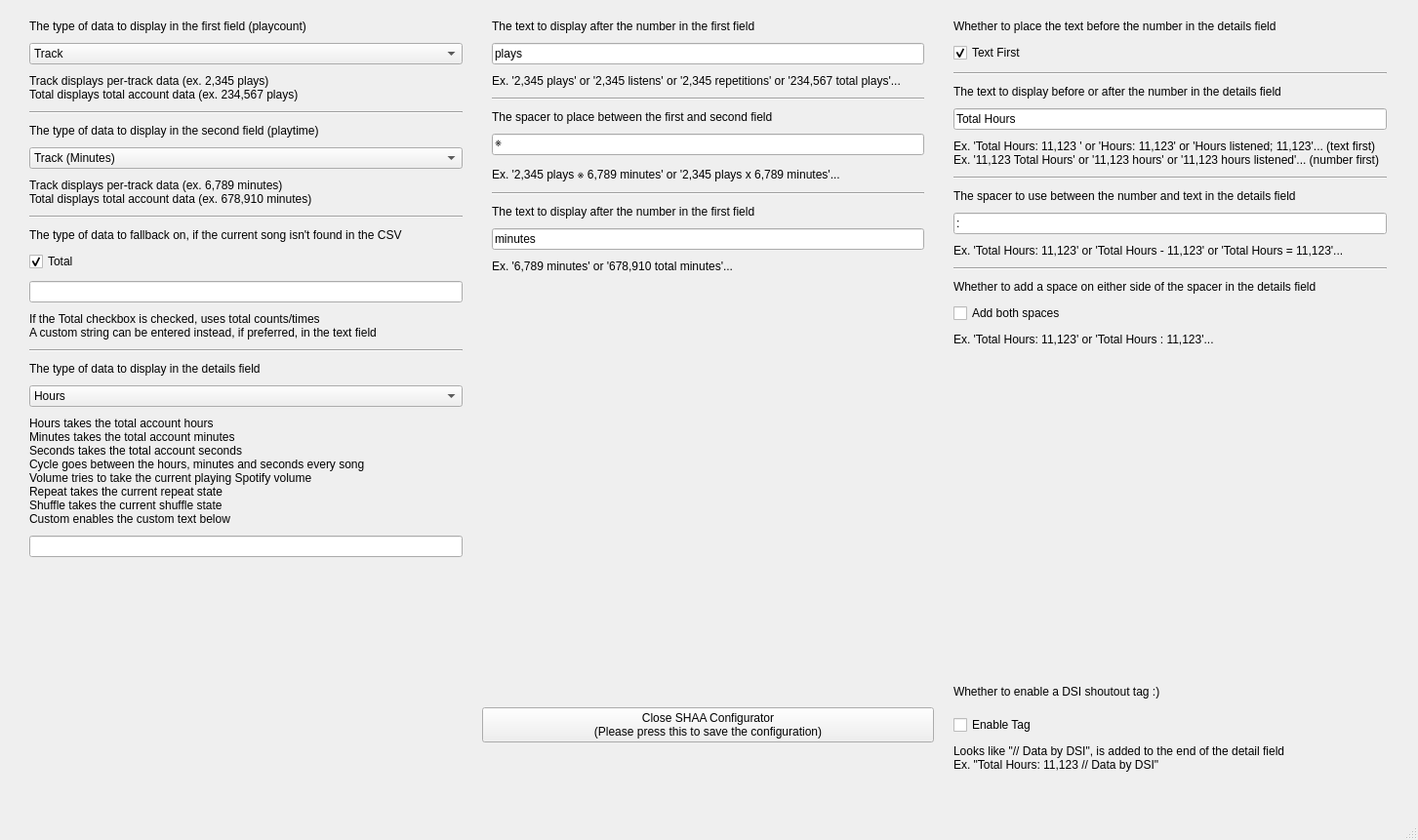
<?xml version="1.0" encoding="UTF-8"?>
<ui version="4.0">
 <class>SHAAWindow</class>
 <widget class="QMainWindow" name="SHAAWindow">
  <property name="geometry">
   <rect>
    <x>0</x>
    <y>0</y>
    <width>1453</width>
    <height>861</height>
   </rect>
  </property>
  <property name="windowTitle">
   <string>SHAAWindow</string>
  </property>
  <widget class="QWidget" name="centralwidget">
   <widget class="QWidget" name="gridLayoutWidget">
    <property name="geometry">
     <rect>
      <x>0</x>
      <y>0</y>
      <width>1451</width>
      <height>811</height>
     </rect>
    </property>
    <layout class="QGridLayout" name="mainLayout">
     <property name="leftMargin">
      <number>20</number>
     </property>
     <property name="topMargin">
      <number>10</number>
     </property>
     <property name="rightMargin">
      <number>20</number>
     </property>
     <property name="bottomMargin">
      <number>10</number>
     </property>
     <property name="spacing">
      <number>10</number>
     </property>
     <item row="1" column="1">
      <layout class="QVBoxLayout" name="bottomLeftGrid">
       <item>
        <spacer name="verticalSpacer">
         <property name="orientation">
          <enum>Qt::Orientation::Vertical</enum>
         </property>
         <property name="sizeType">
          <enum>QSizePolicy::Policy::Fixed</enum>
         </property>
         <property name="sizeHint" stdset="0">
          <size>
           <width>20</width>
           <height>40</height>
          </size>
         </property>
        </spacer>
       </item>
       <item>
        <widget class="QPushButton" name="pushButton">
         <property name="text">
          <string>Close SHAA Configurator
(Please press this to save the configuration)</string>
         </property>
        </widget>
       </item>
       <item>
        <spacer name="verticalSpacer_2">
         <property name="orientation">
          <enum>Qt::Orientation::Vertical</enum>
         </property>
         <property name="sizeType">
          <enum>QSizePolicy::Policy::Fixed</enum>
         </property>
         <property name="sizeHint" stdset="0">
          <size>
           <width>20</width>
           <height>40</height>
          </size>
         </property>
        </spacer>
       </item>
      </layout>
     </item>
     <item row="0" column="1">
      <layout class="QGridLayout" name="topMidGrid">
       <property name="leftMargin">
        <number>10</number>
       </property>
       <property name="topMargin">
        <number>10</number>
       </property>
       <property name="rightMargin">
        <number>10</number>
       </property>
       <property name="bottomMargin">
        <number>10</number>
       </property>
       <property name="horizontalSpacing">
        <number>5</number>
       </property>
       <property name="verticalSpacing">
        <number>10</number>
       </property>
       <item row="2" column="0">
        <widget class="QLabel" name="songInfoFormatPlaysTooltip">
         <property name="text">
          <string>Ex. '2,345 plays' or '2,345 listens' or '2,345 repetitions' or '234,567 total plays'...</string>
         </property>
        </widget>
       </item>
       <item row="10" column="0">
        <widget class="QLabel" name="songInfoFormatMinsHeader">
         <property name="text">
          <string>The text to display after the number in the first field</string>
         </property>
        </widget>
       </item>
       <item row="5" column="0">
        <widget class="QLineEdit" name="songInfoSpacerText">
         <property name="text">
          <string>※</string>
         </property>
        </widget>
       </item>
       <item row="12" column="0">
        <widget class="QLabel" name="songInfoFormatMinsTooltip">
         <property name="text">
          <string>Ex. '6,789 minutes' or '678,910 total minutes'...</string>
         </property>
        </widget>
       </item>
       <item row="11" column="0">
        <widget class="QLineEdit" name="songInfoFormatMinsText">
         <property name="text">
          <string>minutes</string>
         </property>
        </widget>
       </item>
       <item row="4" column="0">
        <widget class="QLabel" name="songInfoSpacerHeader">
         <property name="text">
          <string>The spacer to place between the first and second field</string>
         </property>
        </widget>
       </item>
       <item row="0" column="0">
        <widget class="QLabel" name="songInfoFormatPlaysHeader">
         <property name="text">
          <string>The text to display after the number in the first field</string>
         </property>
        </widget>
       </item>
       <item row="9" column="0">
        <widget class="Line" name="songInfoSpacerLine">
         <property name="orientation">
          <enum>Qt::Orientation::Horizontal</enum>
         </property>
        </widget>
       </item>
       <item row="6" column="0">
        <widget class="QLabel" name="songInfoSpacerTooltip">
         <property name="text">
          <string>Ex. '2,345 plays ※ 6,789 minutes' or '2,345 plays x 6,789 minutes'...</string>
         </property>
        </widget>
       </item>
       <item row="3" column="0">
        <widget class="Line" name="songInfoFormatPlaysLine">
         <property name="orientation">
          <enum>Qt::Orientation::Horizontal</enum>
         </property>
        </widget>
       </item>
       <item row="1" column="0">
        <widget class="QLineEdit" name="songInfoFormatPlaysText">
         <property name="text">
          <string>plays</string>
         </property>
        </widget>
       </item>
       <item row="13" column="0">
        <spacer name="verticalSpacer_3">
         <property name="orientation">
          <enum>Qt::Orientation::Vertical</enum>
         </property>
         <property name="sizeHint" stdset="0">
          <size>
           <width>20</width>
           <height>40</height>
          </size>
         </property>
        </spacer>
       </item>
      </layout>
     </item>
     <item row="0" column="0">
      <layout class="QGridLayout" name="topLeftGrid">
       <property name="leftMargin">
        <number>10</number>
       </property>
       <property name="topMargin">
        <number>10</number>
       </property>
       <property name="rightMargin">
        <number>10</number>
       </property>
       <property name="bottomMargin">
        <number>10</number>
       </property>
       <property name="horizontalSpacing">
        <number>5</number>
       </property>
       <property name="verticalSpacing">
        <number>10</number>
       </property>
       <item row="13" column="0">
        <widget class="QLabel" name="shaaInfoDetailsHeader">
         <property name="text">
          <string>The type of data to display in the details field</string>
         </property>
        </widget>
       </item>
       <item row="11" column="0">
        <widget class="QLabel" name="shaaFallbackTooltip">
         <property name="text">
          <string>If the Total checkbox is checked, uses total counts/times
A custom string can be entered instead, if preferred, in the text field</string>
         </property>
        </widget>
       </item>
       <item row="0" column="0">
        <widget class="QLabel" name="songInfoField1Header">
         <property name="text">
          <string>The type of data to display in the first field (playcount)</string>
         </property>
        </widget>
       </item>
       <item row="10" column="0">
        <widget class="QLineEdit" name="shaaFallbackText">
         <property name="readOnly">
          <bool>false</bool>
         </property>
        </widget>
       </item>
       <item row="2" column="0">
        <widget class="QLabel" name="songInfoField1Tooltip">
         <property name="text">
          <string>&lt;html&gt;&lt;head/&gt;&lt;body&gt;&lt;p&gt;Track displays per-track data (ex. 2,345 plays)&lt;br&gt;Total displays total account data (ex. 234,567 plays)&lt;/p&gt;&lt;/body&gt;&lt;/html&gt;</string>
         </property>
        </widget>
       </item>
       <item row="3" column="0">
        <widget class="Line" name="songInfoField1Line">
         <property name="orientation">
          <enum>Qt::Orientation::Horizontal</enum>
         </property>
        </widget>
       </item>
       <item row="8" column="0">
        <widget class="QLabel" name="shaaFallbackHeader">
         <property name="text">
          <string>The type of data to fallback on, if the current song isn't found in the CSV</string>
         </property>
        </widget>
       </item>
       <item row="17" column="0">
        <widget class="QLineEdit" name="shaaInfoDetailsCustomText"/>
       </item>
       <item row="7" column="0">
        <widget class="Line" name="songInfoField2Line">
         <property name="orientation">
          <enum>Qt::Orientation::Horizontal</enum>
         </property>
        </widget>
       </item>
       <item row="14" column="0">
        <widget class="QComboBox" name="shaaInfoDetailsDropdown">
         <item>
          <property name="text">
           <string>Hours</string>
          </property>
         </item>
         <item>
          <property name="text">
           <string>Minutes</string>
          </property>
         </item>
         <item>
          <property name="text">
           <string>Seconds</string>
          </property>
         </item>
         <item>
          <property name="text">
           <string>Cycle</string>
          </property>
         </item>
         <item>
          <property name="text">
           <string>Volume</string>
          </property>
         </item>
         <item>
          <property name="text">
           <string>Repeat</string>
          </property>
         </item>
         <item>
          <property name="text">
           <string>Shuffle</string>
          </property>
         </item>
         <item>
          <property name="text">
           <string>Custom</string>
          </property>
         </item>
        </widget>
       </item>
       <item row="9" column="0">
        <widget class="QCheckBox" name="shaaFallbackTotalCheck">
         <property name="text">
          <string>Total</string>
         </property>
         <property name="checked">
          <bool>true</bool>
         </property>
        </widget>
       </item>
       <item row="1" column="0">
        <widget class="QComboBox" name="songInfoField1Dropdown">
         <item>
          <property name="text">
           <string>Track</string>
          </property>
         </item>
         <item>
          <property name="text">
           <string>Total</string>
          </property>
         </item>
        </widget>
       </item>
       <item row="4" column="0">
        <widget class="QLabel" name="songInfoField2Header">
         <property name="text">
          <string>The type of data to display in the second field (playtime)</string>
         </property>
        </widget>
       </item>
       <item row="15" column="0">
        <widget class="QLabel" name="shaaInfoDetailsTooltip">
         <property name="text">
          <string>Hours takes the total account hours
Minutes takes the total account minutes
Seconds takes the total account seconds
Cycle goes between the hours, minutes and seconds every song
Volume tries to take the current playing Spotify volume
Repeat takes the current repeat state
Shuffle takes the current shuffle state
Custom enables the custom text below</string>
         </property>
        </widget>
       </item>
       <item row="6" column="0">
        <widget class="QLabel" name="songInfoField2Tooltip">
         <property name="text">
          <string>Track displays per-track data (ex. 6,789 minutes)
Total displays total account data (ex. 678,910 minutes)</string>
         </property>
        </widget>
       </item>
       <item row="12" column="0">
        <widget class="Line" name="shaaFallbackLine">
         <property name="orientation">
          <enum>Qt::Orientation::Horizontal</enum>
         </property>
        </widget>
       </item>
       <item row="5" column="0">
        <widget class="QComboBox" name="songInfoField2Dropdown">
         <item>
          <property name="text">
           <string>Track (Minutes)</string>
          </property>
         </item>
         <item>
          <property name="text">
           <string>Total (Minutes)</string>
          </property>
         </item>
         <item>
          <property name="text">
           <string>Track (Hours)</string>
          </property>
         </item>
         <item>
          <property name="text">
           <string>Total (Hours)</string>
          </property>
         </item>
         <item>
          <property name="text">
           <string>Track (Seconds)</string>
          </property>
         </item>
         <item>
          <property name="text">
           <string>Total (Seconds)</string>
          </property>
         </item>
        </widget>
       </item>
       <item row="18" column="0">
        <spacer name="verticalSpacer_4">
         <property name="orientation">
          <enum>Qt::Orientation::Vertical</enum>
         </property>
         <property name="sizeHint" stdset="0">
          <size>
           <width>20</width>
           <height>40</height>
          </size>
         </property>
        </spacer>
       </item>
      </layout>
     </item>
     <item row="0" column="3">
      <layout class="QGridLayout" name="topRightGrid">
       <property name="leftMargin">
        <number>10</number>
       </property>
       <property name="topMargin">
        <number>10</number>
       </property>
       <property name="rightMargin">
        <number>10</number>
       </property>
       <property name="bottomMargin">
        <number>10</number>
       </property>
       <property name="horizontalSpacing">
        <number>5</number>
       </property>
       <property name="verticalSpacing">
        <number>10</number>
       </property>
       <item row="11" column="0">
        <widget class="QLabel" name="label">
         <property name="text">
          <string>Whether to add a space on either side of the spacer in the details field</string>
         </property>
        </widget>
       </item>
       <item row="8" column="0">
        <widget class="QLineEdit" name="songInfoFormatSpacerText">
         <property name="text">
          <string>:</string>
         </property>
        </widget>
       </item>
       <item row="1" column="0">
        <widget class="QCheckBox" name="songInfoFormatDetailsOrderCheck">
         <property name="text">
          <string>Text First</string>
         </property>
         <property name="checked">
          <bool>true</bool>
         </property>
        </widget>
       </item>
       <item row="7" column="0">
        <widget class="QLabel" name="songInfoFormatSpacerHeader">
         <property name="text">
          <string>The spacer to use between the number and text in the details field</string>
         </property>
        </widget>
       </item>
       <item row="12" column="0">
        <widget class="QCheckBox" name="checkBox">
         <property name="text">
          <string>Add both spaces</string>
         </property>
        </widget>
       </item>
       <item row="9" column="0">
        <widget class="QLabel" name="songInfoFormatSpacerTooltip">
         <property name="text">
          <string>Ex. 'Total Hours: 11,123' or 'Total Hours - 11,123' or 'Total Hours = 11,123'...</string>
         </property>
        </widget>
       </item>
       <item row="6" column="0">
        <widget class="Line" name="songInfoFormatDetailsLine">
         <property name="orientation">
          <enum>Qt::Orientation::Horizontal</enum>
         </property>
        </widget>
       </item>
       <item row="3" column="0">
        <widget class="QLabel" name="songInfoFormatDetailsHeader">
         <property name="text">
          <string>The text to display before or after the number in the details field</string>
         </property>
        </widget>
       </item>
       <item row="2" column="0">
        <widget class="Line" name="songInfoFormatDetailsOrderLine">
         <property name="orientation">
          <enum>Qt::Orientation::Horizontal</enum>
         </property>
        </widget>
       </item>
       <item row="0" column="0">
        <widget class="QLabel" name="songInfoFormatDetailsOrderHeader">
         <property name="text">
          <string>Whether to place the text before the number in the details field</string>
         </property>
        </widget>
       </item>
       <item row="4" column="0">
        <widget class="QLineEdit" name="songInfoFormatDetailsText">
         <property name="text">
          <string>Total Hours</string>
         </property>
        </widget>
       </item>
       <item row="5" column="0">
        <widget class="QLabel" name="songInfoFormatDetailsTooltip">
         <property name="text">
          <string>Ex. 'Total Hours: 11,123 ' or 'Hours: 11,123' or 'Hours listened; 11,123'... (text first)
Ex. '11,123 Total Hours' or '11,123 hours' or '11,123 hours listened'... (number first)</string>
         </property>
        </widget>
       </item>
       <item row="10" column="0">
        <widget class="Line" name="songInfoFormatSpacerLine">
         <property name="orientation">
          <enum>Qt::Orientation::Horizontal</enum>
         </property>
        </widget>
       </item>
       <item row="13" column="0">
        <widget class="QLabel" name="label_2">
         <property name="text">
          <string>Ex. 'Total Hours: 11,123' or 'Total Hours : 11,123'...</string>
         </property>
        </widget>
       </item>
       <item row="14" column="0">
        <spacer name="verticalSpacer_5">
         <property name="orientation">
          <enum>Qt::Orientation::Vertical</enum>
         </property>
         <property name="sizeHint" stdset="0">
          <size>
           <width>20</width>
           <height>40</height>
          </size>
         </property>
        </spacer>
       </item>
      </layout>
     </item>
     <item row="1" column="3">
      <layout class="QGridLayout" name="bottomRightGrid">
       <property name="leftMargin">
        <number>10</number>
       </property>
       <property name="topMargin">
        <number>10</number>
       </property>
       <property name="rightMargin">
        <number>10</number>
       </property>
       <property name="bottomMargin">
        <number>10</number>
       </property>
       <property name="horizontalSpacing">
        <number>5</number>
       </property>
       <property name="verticalSpacing">
        <number>10</number>
       </property>
       <item row="1" column="0">
        <widget class="QCheckBox" name="dsiShoutoutCheck">
         <property name="text">
          <string>Enable Tag</string>
         </property>
        </widget>
       </item>
       <item row="0" column="0">
        <widget class="QLabel" name="dsiShoutoutHeader">
         <property name="text">
          <string>Whether to enable a DSI shoutout tag :)</string>
         </property>
        </widget>
       </item>
       <item row="2" column="0">
        <widget class="QLabel" name="dsiShoutoutTooltip">
         <property name="text">
          <string>Looks like &quot;// Data by DSI&quot;, is added to the end of the detail field
Ex. &quot;Total Hours: 11,123 // Data by DSI&quot;</string>
         </property>
        </widget>
       </item>
      </layout>
     </item>
    </layout>
   </widget>
  </widget>
  <widget class="QMenuBar" name="menubar">
   <property name="geometry">
    <rect>
     <x>0</x>
     <y>0</y>
     <width>1453</width>
     <height>21</height>
    </rect>
   </property>
  </widget>
  <widget class="QStatusBar" name="statusbar"/>
 </widget>
 <resources/>
 <connections/>
</ui>
